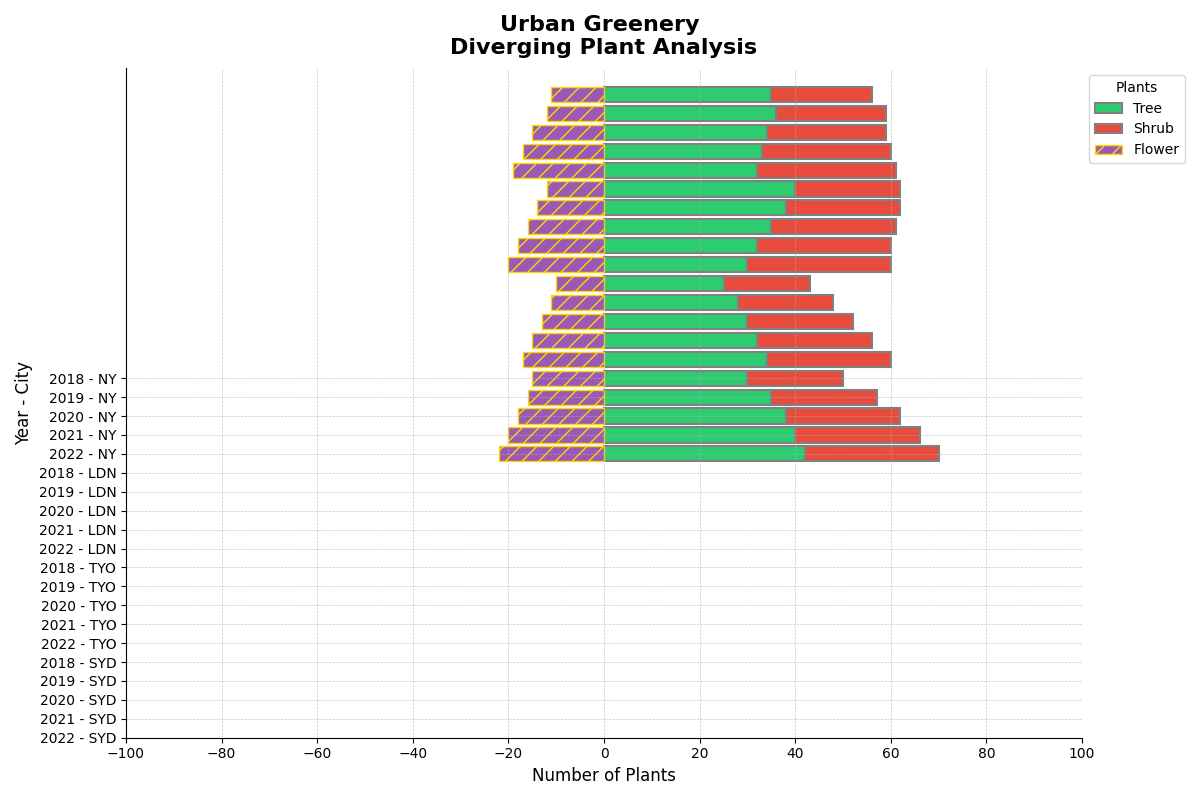

Source code (Python):
import numpy as np
import matplotlib.pyplot as plt

cities = ['NY', 'LDN', 'TYO', 'SYD']
plant_types = ['Tree', 'Shrub', 'Flower']
years = np.array(['2018', '2019', '2020', '2021', '2022'])

data = np.array([
    [[30, 25, 40, 35], [35, 28, 38, 36], [38, 30, 35, 34], [40, 32, 32, 33], [42, 34, 30, 32]],
    [[20, 18, 22, 21], [22, 20, 24, 23], [24, 22, 26, 25], [26, 24, 28, 27], [28, 26, 30, 29]],
    [[15, 10, 12, 11], [16, 11, 14, 12], [18, 13, 16, 15], [20, 15, 18, 17], [22, 17, 20, 19]],
])

data_pos = data[:2]
data_neg = data[2:]

fig, ax = plt.subplots(figsize=(12, 8))

colors = ['#2ecc71', '#e74c3c', '#9b59b6']

for i, city in enumerate(cities):
    for plant_idx in range(len(data) - 1):
        ax.barh(-np.arange(len(years)) + i*len(years), data_pos[plant_idx, :, i],
                left=np.sum(data_pos[:plant_idx, :, i], axis=0), color=colors[plant_idx],
                edgecolor='grey', linewidth=1.5,
                label=plant_types[plant_idx] if i == 0 else "")
    
    ax.barh(-np.arange(len(years)) + i*len(years), -data_neg[0, :, i], color=colors[2],
            edgecolor='gold', linewidth=1, hatch='//',
            label=plant_types[2] if i == 0 else "")

ax.grid(True, which='both', linestyle='--', linewidth=0.5, alpha=0.7)

ytick_labels = [f"{year} - {city}" for city in cities for year in years]
ytick_positions = -np.arange(len(ytick_labels))

ax.set_yticks(ytick_positions)
ax.set_yticklabels(ytick_labels, fontsize=10)
ax.set_xticks(np.arange(-100, 101, 20))
ax.set_xlabel('Number of Plants', fontsize=12)
ax.set_ylabel('Year - City', fontsize=12)
ax.legend(title='Plants', loc='upper left', bbox_to_anchor=(1, 1))

ax.set_title('Urban Greenery \nDiverging Plant Analysis', pad=10, fontsize=16, weight='bold')

ax.spines['top'].set_visible(False)
ax.spines['right'].set_visible(False)

plt.tight_layout()
plt.show()
